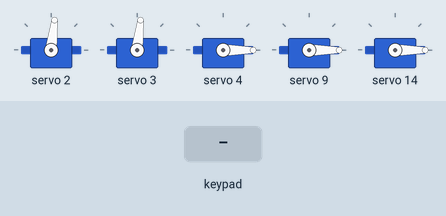
This sketch was run on a simulated Arduino Uno, built with avr-gcc and run on an emulated ATmega328P. On the bench: 5 × servo. The inputs (shaded band) are chosen by the test bench. What the sketch prints to the serial monitor is not drawn.

Above: at 1.2 s.
1.3 s: key 'U' pressed
At 2.5 s:
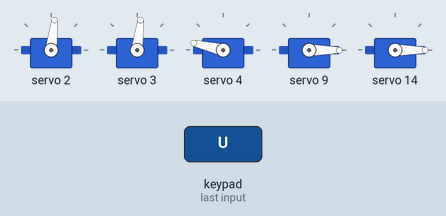
2.8 s: key 'X' pressed
At 3.8 s:
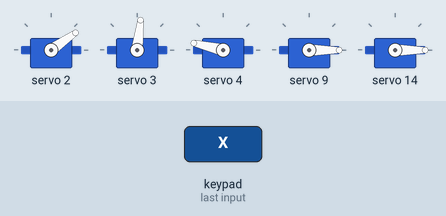
4.3 s: key 'D' pressed
At 5.0 s:
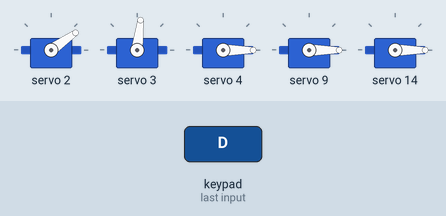
5.8 s: key 'O' pressed
At 6.1 s:
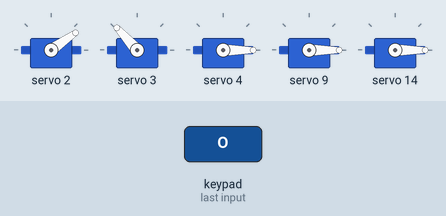
7.3 s: key 'S' pressed
At 8.4 s:
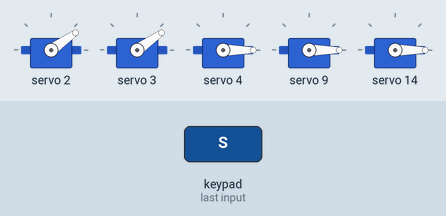
8.8 s: key 'T' pressed
At 9.6 s:
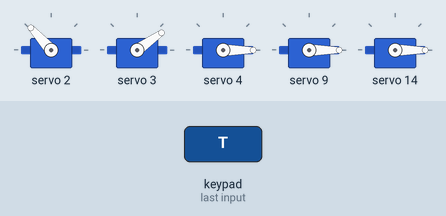
Timing chart, 0 to 11.3 s (numbered marks = the images above; inputs shaded):
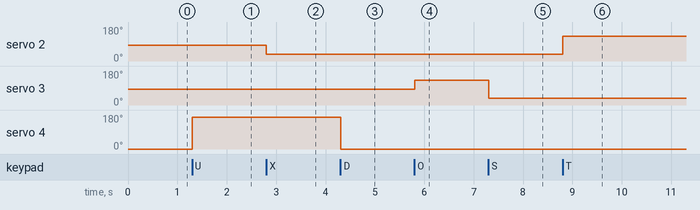

The sketch:

School_Tour_FTC.ino
```cpp
/*
 /\_/\  /\_/\  /\_/\  /\_/\        School_Tour_FTC.ino:
( o.o )( o.o )( o.o )( o.o )       |___CONFIGURATION: Constants and channels
 > ^ <  > ^ <  > ^ <  > ^ <        |___PWM DRIVER: Adafruit PWM Servo Driver
#######              #######       |___HARDWARE API: dc_control(), servo_control(), CRservo_control()
 /\_/\    ghelopax    /\_/\        |___SUBSYSTEMS: Drivetrain, Arm, Claw
( o.o )              ( o.o )       |___ARDUINO FUNCTIONS: setup(), loop()
 > ^ <   @itsmevjnk   > ^ <
#######              #######
 /\_/\  /\_/\  /\_/\  /\_/\
( o.o )( o.o )( o.o )( o.o )
 > ^ <  > ^ <  > ^ <  > ^ <
*/

#include <Wire.h>
#include <Adafruit_PWMServoDriver.h>
#include <PS2X_lib.h>

// #############
// CONFIGURATION
// #############

/* CONSTANTS */
// Drive motor speed
#define SPD_DRIVE           3072
#define SPD_DEAD            80
// Servo PW
#define PW_MIN              440
#define PW_MAX              2270
#define CR_PW_MIN           400
#define CR_PW_MID           1400

/* PWM channels */
// DC Motor
#define MOTOR_DRIVE_LEFT_A  8
#define MOTOR_DRIVE_LEFT_B  9
#define MOTOR_DRIVE_RIGHT_A 14
#define MOTOR_DRIVE_RIGHT_B 15
// Servo
#define SERVO_ARM_X         2
#define SERVO_ARM_Y         3
#define SERVO_CLAW          4

/* PS2 pins */
#define PS2_DAT             12
#define PS2_CMD             13
#define PS2_ATT             15
#define PS2_CLK             14


// ##########
// PWM DRIVER
// ##########

Adafruit_PWMServoDriver pwm = Adafruit_PWMServoDriver();

void PWMDriver_init() {
  Serial.print(F("Initializing PWM controller..."));

  // PWM Init
  pwm.begin();
  pwm.setOscillatorFrequency(27000000);
  pwm.setPWMFreq(50);
  // Wire Init
  Wire.setClock(400000);

  Serial.println(F("done."));
}


// ############
// HARDWARE API
// ############

/* PS2 Controller */
PS2X ps2;

void PS2_init() {
  Serial.print(F("Initializing PS2 controller..."));

  uint8_t error = ps2.config_gamepad(PS2_CLK, PS2_CMD, PS2_ATT, PS2_DAT);
  while (error != 0) {
    switch (error) {
      case 1:
        Serial.println("Error code 1: No controller found, check wiring.");
        break;
      case 2:
        Serial.println("Error code 2: Controller found but not accepting commands.");
        break;
      case 3:
        Serial.println("Error code 3: Controller refusing to enter Pressures mode, may not support it. ");
        break;
    }

    error = ps2.config_gamepad(PS2_CLK, PS2_CMD, PS2_ATT, PS2_DAT);
  }

  Serial.println(F("done."));
}

/* Control */
void dc_control(uint8_t channelA, uint8_t channelB, int16_t speed) {
  pwm.setPWM(channelA, 0, ((speed > 0) ?   speed  : 0));
  pwm.setPWM(channelB, 0, ((speed < 0) ? (-speed) : 0));
}

void servo_control(uint8_t channel, float value) {
  pwm.writeMicroseconds(channel, PW_MIN + value * (PW_MAX - PW_MIN));
}

void CRservo_control(uint8_t channel, float value) {
  pwm.writeMicroseconds(channel, CR_PW_MID + value * (CR_PW_MID - CR_PW_MIN));
}


// ##########
// SUBSYSTEMS
// ##########

void pos_update(float &pos, float value, float _min, float _max) {
  if (value < 0) {
    if (pos - value >= _min) pos -= value;
  }

  if (value > 0) {
    if (pos + value <= _max) pos += value;
  }
}

/* DRIVETRAIN */
void drivetrain_update() {
  int16_t speed_l = map(ps2.Analog(PSS_LY), 0, 255, SPD_DRIVE, -SPD_DRIVE);
  dc_control(MOTOR_DRIVE_LEFT_A, MOTOR_DRIVE_LEFT_B, speed_l);

  int16_t speed_r = map(ps2.Analog(PSS_RY), 0, 255, -SPD_DRIVE, SPD_DRIVE);
  dc_control(MOTOR_DRIVE_RIGHT_A, MOTOR_DRIVE_RIGHT_B, speed_r);
}

/* ARM */
void arm_update() {
  if (ps2.Button(PSB_TRIANGLE)) CRservo_control(SERVO_ARM_X,  0.5);
  if (ps2.Button(PSB_CROSS))    CRservo_control(SERVO_ARM_X, -0.5);
  if (ps2.Button(PSB_CIRCLE))   CRservo_control(SERVO_ARM_Y,  0.5);
  if (ps2.Button(PSB_SQUARE))   CRservo_control(SERVO_ARM_Y, -0.5);
}

/* CLAW */
void claw_update() {
  if (ps2.Button(PSB_PAD_UP))   servo_control(SERVO_CLAW, 1.0);
  if (ps2.Button(PSB_PAD_DOWN)) servo_control(SERVO_CLAW, 0.0);
}


// #################
// ARDUINO FUNCTIONS
// #################

void setup() {
  Serial.begin(115200);  // ESP32 baud rate (bps)

  PWMDriver_init();
  PS2_init();

  CRservo_control(SERVO_ARM_X, 0.0);
  CRservo_control(SERVO_ARM_Y, 0.0);
  servo_control  (SERVO_CLAW , 0.0);
}

void loop() {
  ps2.read_gamepad();  // update from controller

  drivetrain_update();

  // ARM_X = SQUARE, ARM_Y = CROSS
  arm_update();
  // CLAW = TRIANGLE
  claw_update();
}
```

Measured:
- after the input at 1.3 s, servo 4: 0° → 167° at once
- after the input at 2.8 s, servo 2: 83° → 35° at once
- after the input at 4.3 s, servo 4: 167° → 0° at once
- after the input at 5.8 s, servo 3: 83° → 132° at once
- after the input at 7.3 s, servo 3: 132° → 35° at once
- after the input at 8.8 s, servo 2: 35° → 132° at once
